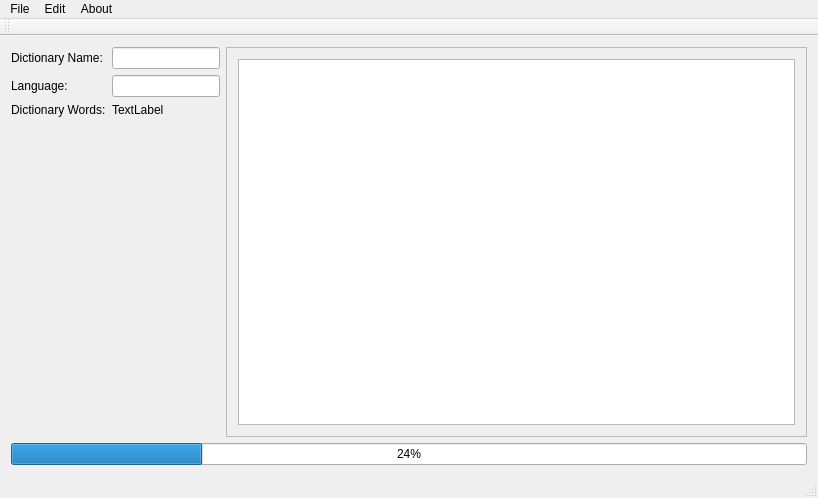
<?xml version="1.0" encoding="UTF-8"?>
<ui version="4.0">
 <class>MainWindow</class>
 <widget class="QMainWindow" name="MainWindow">
  <property name="geometry">
   <rect>
    <x>0</x>
    <y>0</y>
    <width>818</width>
    <height>498</height>
   </rect>
  </property>
  <property name="windowTitle">
   <string>MainWindow</string>
  </property>
  <widget class="QWidget" name="centralWidget">
   <layout class="QVBoxLayout" name="verticalLayout">
    <item>
     <layout class="QHBoxLayout" name="horizontalLayout">
      <item>
       <layout class="QVBoxLayout" name="verticalLayout_2">
        <item>
         <layout class="QGridLayout" name="gridLayout">
          <item row="1" column="1">
           <widget class="QLineEdit" name="languageEdt">
            <property name="sizePolicy">
             <sizepolicy hsizetype="Preferred" vsizetype="Fixed">
              <horstretch>0</horstretch>
              <verstretch>0</verstretch>
             </sizepolicy>
            </property>
           </widget>
          </item>
          <item row="1" column="0">
           <widget class="QLabel" name="label_2">
            <property name="text">
             <string>Language:</string>
            </property>
           </widget>
          </item>
          <item row="3" column="0">
           <spacer name="verticalSpacer">
            <property name="orientation">
             <enum>Qt::Vertical</enum>
            </property>
            <property name="sizeHint" stdset="0">
             <size>
              <width>20</width>
              <height>40</height>
             </size>
            </property>
           </spacer>
          </item>
          <item row="0" column="0">
           <widget class="QLabel" name="label">
            <property name="text">
             <string>Dictionary Name:</string>
            </property>
           </widget>
          </item>
          <item row="0" column="1">
           <widget class="QLineEdit" name="dictNameEdt">
            <property name="sizePolicy">
             <sizepolicy hsizetype="Preferred" vsizetype="Fixed">
              <horstretch>0</horstretch>
              <verstretch>0</verstretch>
             </sizepolicy>
            </property>
           </widget>
          </item>
          <item row="2" column="0">
           <widget class="QLabel" name="label_3">
            <property name="text">
             <string>Dictionary Words:</string>
            </property>
           </widget>
          </item>
          <item row="2" column="1">
           <widget class="QLabel" name="dictWordsNumberLbl">
            <property name="text">
             <string>TextLabel</string>
            </property>
           </widget>
          </item>
         </layout>
        </item>
       </layout>
      </item>
      <item>
       <widget class="QScrollArea" name="scrollArea">
        <property name="widgetResizable">
         <bool>true</bool>
        </property>
        <widget class="QWidget" name="scrollAreaWidgetContents">
         <property name="geometry">
          <rect>
           <x>0</x>
           <y>0</y>
           <width>561</width>
           <height>396</height>
          </rect>
         </property>
         <layout class="QVBoxLayout" name="verticalLayout_3">
          <item>
           <widget class="QTableView" name="tableView"/>
          </item>
         </layout>
        </widget>
       </widget>
      </item>
     </layout>
    </item>
    <item>
     <widget class="QProgressBar" name="progressBar">
      <property name="value">
       <number>24</number>
      </property>
     </widget>
    </item>
   </layout>
  </widget>
  <widget class="QMenuBar" name="menuBar">
   <property name="geometry">
    <rect>
     <x>0</x>
     <y>0</y>
     <width>818</width>
     <height>21</height>
    </rect>
   </property>
   <widget class="QMenu" name="menuFile">
    <property name="title">
     <string>File</string>
    </property>
    <addaction name="actionOpen_dictionary_from_file"/>
    <addaction name="actionOpenDBDictionary"/>
    <addaction name="actionOpen_text_file_for_find_new_words"/>
    <addaction name="actionSave_dictionary_file"/>
    <addaction name="actionSave_dictionary_DB"/>
    <addaction name="separator"/>
    <addaction name="actionexit"/>
   </widget>
   <widget class="QMenu" name="menuEdit">
    <property name="title">
     <string>Edit</string>
    </property>
    <addaction name="actionAppend_new_words"/>
   </widget>
   <widget class="QMenu" name="menuAbout">
    <property name="title">
     <string>About</string>
    </property>
    <addaction name="actionAbout"/>
   </widget>
   <addaction name="menuFile"/>
   <addaction name="menuEdit"/>
   <addaction name="menuAbout"/>
  </widget>
  <widget class="QToolBar" name="mainToolBar">
   <attribute name="toolBarArea">
    <enum>TopToolBarArea</enum>
   </attribute>
   <attribute name="toolBarBreak">
    <bool>false</bool>
   </attribute>
  </widget>
  <widget class="QStatusBar" name="statusBar"/>
  <action name="actionOpen_dictionary_from_file">
   <property name="text">
    <string>Open dictionary from file</string>
   </property>
  </action>
  <action name="actionOpenDBDictionary">
   <property name="text">
    <string>Open dictionary DB</string>
   </property>
  </action>
  <action name="actionOpen_text_file_for_find_new_words">
   <property name="text">
    <string>Open text file for find new words</string>
   </property>
  </action>
  <action name="actionSave_dictionary_file">
   <property name="text">
    <string>Save dictionary to file</string>
   </property>
  </action>
  <action name="actionSave_dictionary_DB">
   <property name="text">
    <string>Save dictionary DB</string>
   </property>
  </action>
  <action name="actionexit">
   <property name="text">
    <string>exit</string>
   </property>
  </action>
  <action name="actionAppend_new_words">
   <property name="text">
    <string>Append new words</string>
   </property>
  </action>
  <action name="actionAbout">
   <property name="text">
    <string>About</string>
   </property>
  </action>
 </widget>
 <layoutdefault spacing="6" margin="11"/>
 <resources/>
 <connections/>
</ui>
